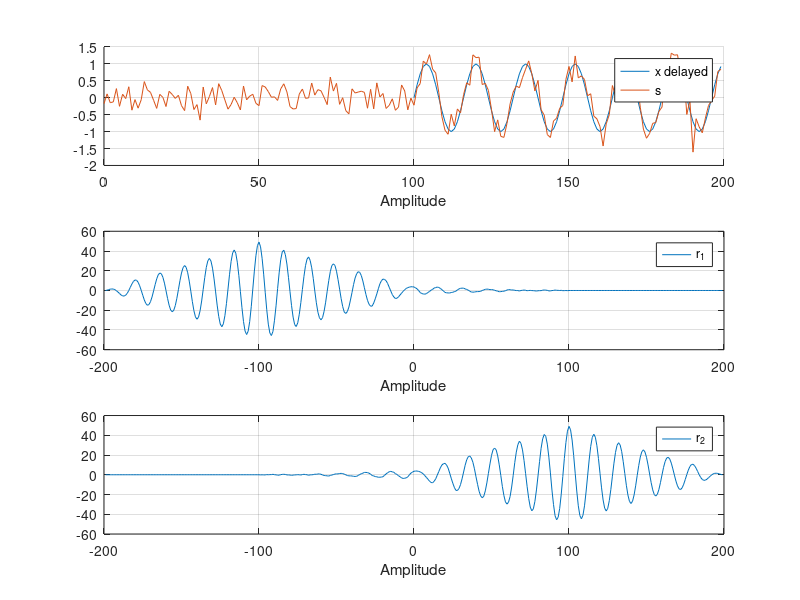

Reproduce this figure in MATLAB.
%% TARGET
% Perform the cross-correlation between s[n] and x[n] using Matlab
% * x[n] = sin(2*pi*Fc*n*Ts);
% * w[n] = 0.25*randn(...);
% * s[n] = x[n-100] + w[n];
% 
% The parameters are:
% * Fc =  1 [kHz]
% * Fs = 16 [kHz]
%
% *Suggestions*
%   1) The cross-correlation function is:
%      r_xy        = xcorr(x,y);
%      [r_xy, lag] = xcorr(x,y);
%

%% Clear everything
clc;        % 'clc' clears all the text from the Command Window
clear;      % 'clear' removes all variables from the current workspace
close all;  % 'close all' deletes all figures whose handles are not hidden.

%% Parameters
Fs = 16e3;
Ts = 1/Fs;
Fc = Fs/16;
len = 100;

%% Exercise
n = 0:len-1;
ns = 0:(len+100)-1;

% Signal
x = sin(2*pi*Fc*n*Ts);
s = [zeros(1,100), x];
s = s + 0.25 * randn(1, length(s));

% Cross-correlation
[r1, lag1] = xcorr(x,s);
[r2, lag2] = xcorr(s,x);

%% Figure
figure
subplot(3,1,1)
    hold on
    plot(n+100,x)
    plot(ns,s)
    hold off
    grid on
    legend('x delayed','s')
    xlabel('Samples')
    xlabel('Amplitude')
subplot(3,1,2)
    plot(lag1, r1)
    grid on
    legend('r_1')
    xlabel('Samples')
    xlabel('Amplitude')
subplot(3,1,3)
    plot(lag2,r2)
    grid on
    legend('r_2')
    xlabel('Lag')
    xlabel('Amplitude')
